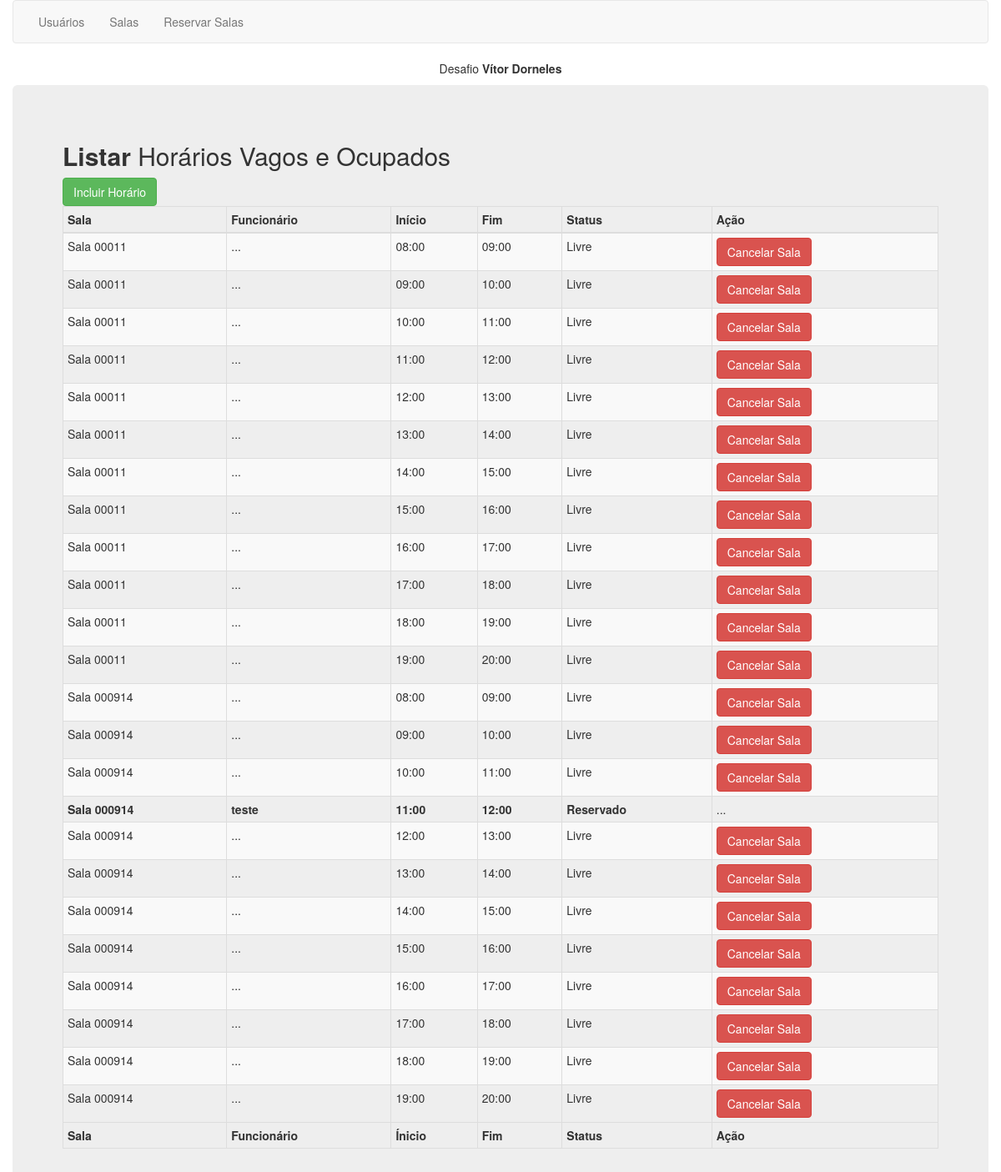
Screenshot of /View/reserva_salas_listar.php with the database file from the repository.
### tables this page shows
CREATE TABLE `salas` (
  `id` int(10) unsigned NOT NULL AUTO_INCREMENT,
  `sala` varchar(86) NOT NULL,
  `status` int(11) NOT NULL,
  `data_ultima_alteracao` datetime NOT NULL,
  `user` int(11) NOT NULL,
  PRIMARY KEY (`id`)
);

CREATE TABLE `horarios` (
  `id` int(10) unsigned NOT NULL AUTO_INCREMENT,
  `horario` varchar(6) NOT NULL,
  PRIMARY KEY (`id`)
);

CREATE TABLE `usuarios` (
  `id` int(10) unsigned NOT NULL AUTO_INCREMENT,
  `login` varchar(99) NOT NULL,
  `pass` varchar(45) NOT NULL,
  `nome_extenso` varchar(199) NOT NULL,
  `id_setor` int(11) NOT NULL,
  `admin` int(11) NOT NULL,
  `status` int(11) NOT NULL,
  `data_ultima_alteracao` datetime NOT NULL,
  PRIMARY KEY (`id`)
);

CREATE TABLE `salas_reserva` (
  `id` int(10) unsigned NOT NULL AUTO_INCREMENT,
  `id_user` int(11) NOT NULL,
  `id_sala` int(11) NOT NULL,
  `inicio` time NOT NULL,
  `fim` time NOT NULL,
  `status` int(11) NOT NULL,
  `data_ultima_alteracao` datetime NOT NULL,
  PRIMARY KEY (`id`)
);

### Model/Queries.php (called while the page is built, shortened)
<?php
class Queries {
    public function pega_nome_funcionario($id) {
        $sql = "select nome_extenso from usuarios where id = " . $id;
        return $sql;
    }
    public function salas_listar() {
        $sql = "select id,sala,status from salas where status in (1) order by sala asc";
        return $sql;
    }
    public function listar_inicio() {
        $sql = "select id,horario from horarios where id not in (13) order by horario asc";
        return $sql;
    }
    public function pegar_inicio($id) {
        $sql = "select horario from horarios where id in (" . $id . ") order by horario asc";
        return $sql;
    }
    public function marcar_mesmo_horario_sala($id_horario, $id_sala) {
        $sql = "select count(id) as temos,id_user,inicio,fim,status,id from salas_reserva where id_sala = " . $id_sala . " and inicio = '" . $id_horario . ":00" . "'";
        return $sql;
    }
}

### Controller/ReservaSalasController.php (the view, shortened to what this page needs)
<?php
class ReservaSalasController {
    public function listar() {
        require '../Model/Queries.php';
        $pdo = Database::connect();
        $querie = new Queries();
        $retorno = '';
        foreach ($pdo->query($querie->salas_listar()) as $value) {
            foreach ($pdo->query($querie->listar_inicio()) as $values) {
                $qqqq = $pdo->prepare($querie->marcar_mesmo_horario_sala($values['horario'], $value['id']));
                $qqqq->execute();
                $temos_nesse_horario = $qqqq->fetch(PDO::FETCH_ASSOC);
                if ($temos_nesse_horario['temos'] < 1) {
                    $sala = $value['sala'];
                    $funcionario = '...';
                    $inicio = $values['horario'];
                    $qqqqq = $pdo->prepare($querie->pegar_inicio(bcadd($values['id'], 1)));
                    $qqqqq->execute();
                    $fim_array = $qqqqq->fetch(PDO::FETCH_ASSOC);
                    $fim = $fim_array['horario'];
                    $situation = "Livre";
                } else {
                    $qqqqqq = $pdo->prepare($querie->pega_nome_funcionario($temos_nesse_horario['id_user']));
                    $qqqqqq->execute();
                    $nome_funcionario = $qqqqqq->fetch(PDO::FETCH_ASSOC);
                    $sala = '<strong>' . $value['sala'] . '</strong>';
                    $funcionario = '<strong>' . $nome_funcionario['nome_extenso'] . '</strong>';
                    $inicio = '<strong>' . substr($temos_nesse_horario['inicio'], 0, 5) . '</strong>';
                    $qqqqq = $pdo->prepare($querie->pegar_inicio(bcadd($values['id'], 1)));
                    $qqqqq->execute();
                    $fim_array = $qqqqq->fetch(PDO::FETCH_ASSOC);
                    $fim = '<strong>' . $fim_array['horario'] . '</strong>';
                    $situation = $temos_nesse_horario['status'] == 1 ? "<strong>Reservado</strong>" : "Livre";
                }
                $botao = $_SESSION['user_id'] == $temos_nesse_horario['id_user'] ? '<td><a href="../Controller/cancelar_sala.php?id=' . $temos_nesse_horario['id'] . '" class="btn btn-default btn-danger">Cancelar Sala</a></td>' : '<td>...</td>';
                $retorno .= '<tr>';
                $retorno .= '<td>' . $sala . '</td>';
                $retorno .= '<td>' . $funcionario . '</td>';
                $retorno .= '<td>' . $inicio . '</td>';
                $retorno .= '<td>' . $fim . '</td>';
                $retorno .= '<td>' . $situation . '</td>';
                $retorno .= $botao;
                $retorno .= '</tr>';
            }
        }
        return $retorno;
    }
}

### View/reserva_salas_listar.php (shortened to what this page needs)
<!DOCTYPE html>
<html>
    <head>
        <link href="../../css/bootstrap/css/bootstrap.min.css" rel="stylesheet" />
    </head>
    <body>
        <div class="container">
            <header>
                <nav class="navbar navbar-default">
                    <div class="container-fluid">
                        <div class="navbar-header">
                            <ul class="nav navbar-nav">
                                <li><a href="usuario_listar.php">Usuários</a></li>
                                <li><a href="salas_listar.php">Salas</a></li>
                                <li><a href="reserva_salas_listar.php">Reservar Salas</a></li>
                            </ul>
                        </div>
                    </div>
                </nav>
            </header>
            <p class="text-center">Desafio <strong>Vítor Dorneles</strong></p>
            <div class="jumbotron">
                <h2><strong>Listar </strong>Horários Vagos e Ocupados</h2>
                <div class="row">
                    <div class="col-md-8">
                        <a href="reserva_salas.php?id=0" class="btn btn-default btn-success">Incluir Horário</a><br>
                    </div>
                </div>
                <table id="funcionarios" class="table table-bordered table-condensed table-responsive table-striped" cellspacing="0" width="100%">
                    <thead>
                        <tr>
                            <th>Sala</th>
                            <th>Funcionário</th>
                            <th>Início</th>
                            <th>Fim</th>
                            <th>Status</th>
                            <th>Ação</th>
                        </tr>
                    </thead>
                    <tfoot>
                        <tr>
                            <th>Sala</th>
                            <th>Funcionário</th>
                            <th>Ínicio</th>
                            <th>Fim</th>
                            <th>Status</th>
                            <th>Ação</th>
                        </tr>
                    </tfoot>
                    <tbody>
                        <?php
                        require '../Controller/ReservaSalasController.php';
                        $sala = new ReservaSalasController();
                        echo $sala->listar();
                        ?>
                    </tbody>
                </table>
            </div>
        </div>
    </body>
</html>

### rows the page displays
salas: sala "Sala 00011"
horarios: funcionario "...", horario "08:00", horarios.horario "09:00", situation "Livre"
horarios: funcionario "...", horario "09:00", horarios.horario "10:00", situation "Livre"
horarios: funcionario "...", horario "10:00", horarios.horario "11:00", situation "Livre"
horarios: funcionario "...", horario "11:00", horarios.horario "12:00", situation "Livre", usuarios.nome_extenso "teste", salas_reserva.inicio "11:00", shows "Reservado"
horarios: funcionario "...", horario "12:00", horarios.horario "13:00", situation "Livre"
horarios: funcionario "...", horario "13:00", horarios.horario "14:00", situation "Livre"
horarios: funcionario "...", horario "14:00", horarios.horario "15:00", situation "Livre"
horarios: funcionario "...", horario "15:00", horarios.horario "16:00", situation "Livre"
horarios: funcionario "...", horario "16:00", horarios.horario "17:00", situation "Livre"
horarios: funcionario "...", horario "17:00", horarios.horario "18:00", situation "Livre"
horarios: funcionario "...", horario "18:00", horarios.horario "19:00", situation "Livre"
horarios: funcionario "...", horario "19:00", horarios.horario "20:00", situation "Livre"
salas: sala "Sala 000914"
